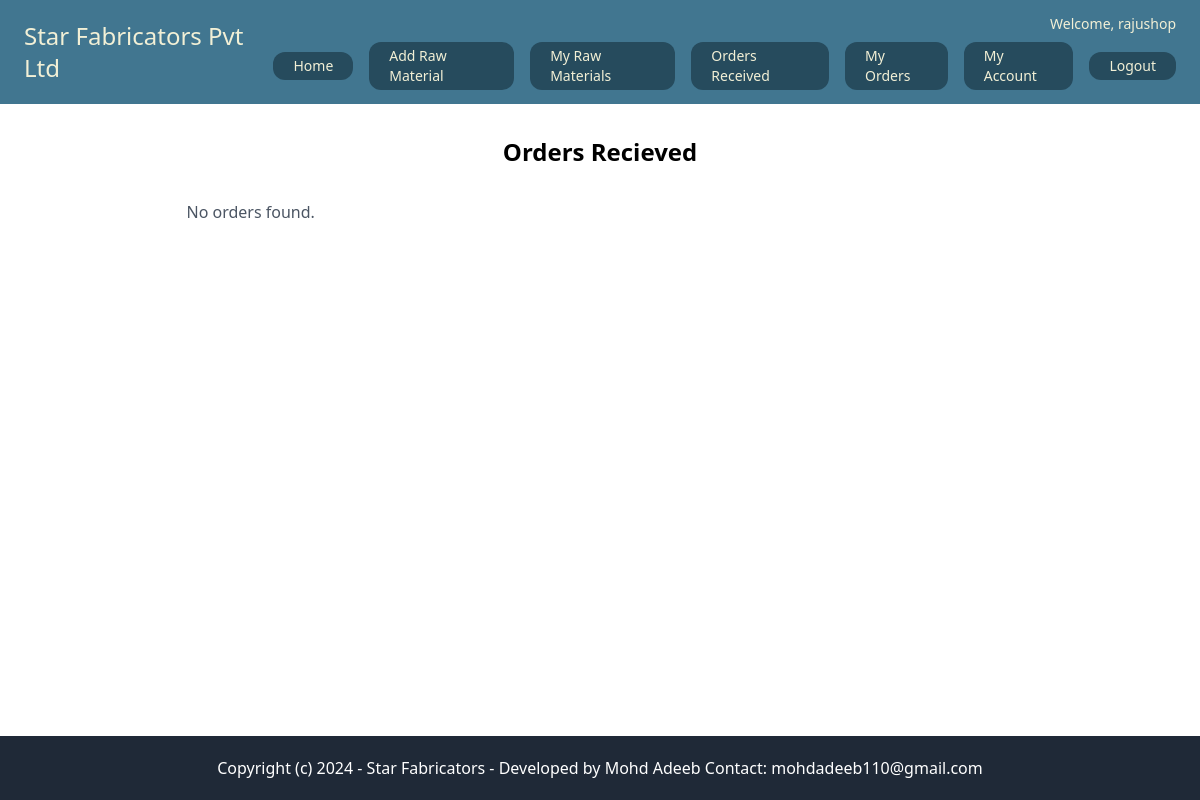
The page /core/orders-recieved/ (signed in) on the database as committed earlier.
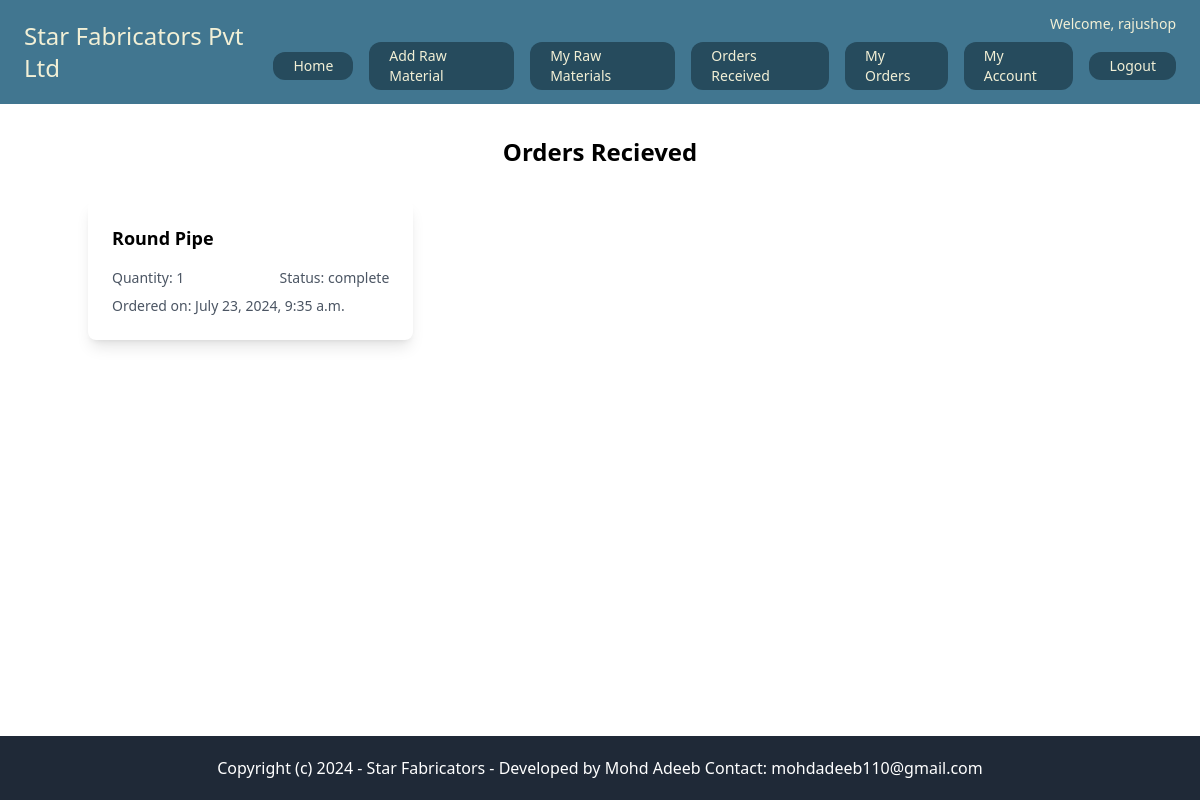
The same page on the database as committed later.
### core/models.py (models this page shows, shortened)
class Order(models.Model):
    user = models.ForeignKey(User, on_delete=models.CASCADE)
    raw_material = models.ForeignKey(RawMaterial, on_delete=models.CASCADE)
    quantity = models.IntegerField()
    vendor = models.ForeignKey(User, on_delete=models.CASCADE, related_name='vendor_orders', null=True)
    status = models.CharField(max_length=20, default='complete')
    created_at = models.DateTimeField(auto_now_add=True)
    updated_at = models.DateTimeField(auto_now=True)

class RawMaterial(models.Model):
    user = models.ForeignKey(User, on_delete=models.CASCADE)
    name = models.CharField(max_length=255)
    description = models.TextField()
    image = models.ImageField(upload_to='raw_materials/')
    quantity = models.IntegerField()
    price = models.IntegerField(default=1000)

### core/views.py (the view)
# urls.py: path('orders-recieved/', views.orders_recieved, name='orders_recieved'),
@login_required
def orders_recieved(request):
    orders = Order.objects.filter(vendor=request.user, status='complete').order_by('-created_at')
    return render(request, 'core/orders_recieved.html', {'orders': orders})

### userprofile/context_processors.py (called while the page is built)
def user_profile(request):
    if request.user.is_authenticated:
        try:
            profile = Userprofile.objects.get(user=request.user)
        except Userprofile.DoesNotExist:
            profile = None
    else:
        profile = None
    return {'user_profile': profile}

### core/templates/core/orders_recieved.html (shortened to what this page needs)
{% extends "core/base.html" %}
{% block content %}
<div class="container mx-auto">
    <h2 class="text-2xl font-bold text-center my-8">Orders Recieved</h2>
    <div class="grid grid-cols-1 md:grid-cols-2 lg:grid-cols-3 gap-6">
        {% for order in orders %}
        <div class="bg-white shadow-lg rounded-lg p-6">
            <h3 class="text-lg font-semibold mb-4">{{ order.raw_material.name }}</h3>
            <div class="flex justify-between mb-2">
                <p class="text-sm text-gray-600">Quantity: {{ order.quantity }}</p>
                <p class="text-sm text-gray-600">Status: {{ order.status }}</p>
            </div>
            <p class="text-sm text-gray-600">Ordered on: {{ order.created_at }}</p>
        </div>
        {% empty %}
        <p class="text-center text-gray-600">No orders found.</p>
        {% endfor %}
    </div>
</div>
{% endblock %}

Rows that differ between the two databases and show on the page:
added Order: raw_material.name "Round Pipe", quantity "1", status "complete", created_at "July 23, 2024, 9:35 a.m."
Other text that changed with them:
text no longer shown: "No orders found."
